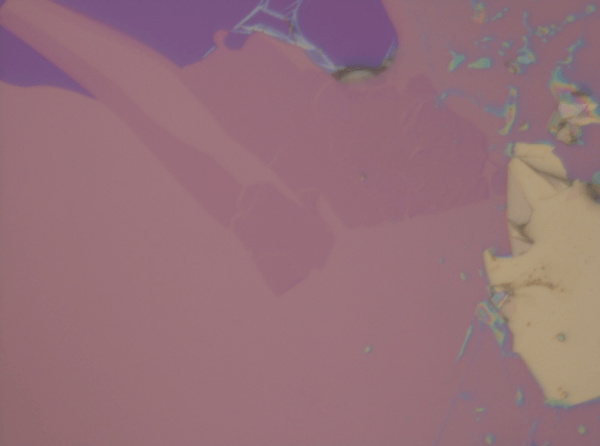
#> input picture imgs/gr1.png, 600 x 446 px
$ python -i identify.py   (imports and definitions only)   (older library calls are emulated)
#> lines starting #> are read from the running program, lines starting #| are printed output that depends on the picture; after the words box and inside, x2 and y2 are one past the last pixel; in counts of white or black regions, pixels touching at a corner belong together
import numpy as np
from scipy.misc import derivative
from scipy.ndimage import distance_transform_edt, filters, sobel
from scipy.optimize import least_squares
from scipy.signal import find_peaks
from skimage.color import rgb2gray
from skimage.feature import canny
from skimage.filters import gaussian, hessian
from skimage.future import graph
from skimage.measure import find_contours, approximate_polygon, grid_points_in_poly
from skimage.measure import label as im_label
from skimage.morphology import disk, binary_dilation, remove_small_objects, binary_closing
from skimage.segmentation import watershed, relabel_sequential
from skimage.transform import rescale


# [85 lines left out: functions smooth_with_mask, get_cdf, get_histogram, find_vignetting, not called in this run]


def make_poly(labelled, label, tol=2):
    contour = find_contours(labelled == label, 0)[0]
    return approximate_polygon(contour, tolerance=tol)


def fill_shape(labelled, label=1, tol=0):
    in_shape = grid_points_in_poly(labelled.shape[:2], make_poly(labelled, label, tol=tol))
    return np.where(in_shape, label, labelled)


# [9 lines left out: function peaks_and_valleys, not called in this run]


def prune(labelled, rel_threshold=0.0, abs_threshold=0, default=0):
    """
    Prunes area of a labelled image by thresholding area
    :param labelled: Labelled image
    :param rel_threshold: Threshold for area of a labelled group relative to the largest label area
    :param abs_threshold: Absolute threshold for area of a labelled group
    :param default: Label to send areas below threshold to
    :return:
    """
    labels = np.array(list(set(labelled[labelled > 0])))
    label_freq = np.array([np.sum(labelled == l) for l in labels])
    valid_labels = labels[(label_freq >= abs_threshold) & (label_freq >= rel_threshold * label_freq.max())]
    kept = np.logical_or.reduce([labelled == label for label in valid_labels])
    offset = -default if default < 0 else 0
    labelled = np.where(kept, labelled, default) + offset
    return relabel_sequential(labelled)[0] - offset


def downscale_to(im, area_limit, multichannel=True):
#> called with area_limit = 200000, multichannel = True
    downscale_fac = 1 if np.prod(im.shape[:2]) < area_limit else np.sqrt(area_limit / np.prod(im.shape[:2]))
#> downscale_fac = 0.865
    return rescale(im, downscale_fac, multichannel=multichannel)


def get_groups(original):
    """
    Finds a segmentation of image by taking an oversegmentation produced by the Priority-Flood watershed and
    progressively reducing with a boundary region adjacency graph

    :param original: Original RGB image to segment
    :return: Segmented image. label = 0 represents an edge, label = -1 represents a pruned area
    """
    original = gaussian(original, sigma=1.5, multichannel=True)
    original = downscale_to(original, area_limit=2e5)
    g = original[:, :, 1]

    def weight_boundary(RAG, src, dst, n):
        default = {'weight': 0.0, 'count': 0}
        count_src = RAG[src].get(n, default)['count']
        count_dst = RAG[dst].get(n, default)['count']
        weight_src = RAG[src].get(n, default)['weight']
        weight_dst = RAG[dst].get(n, default)['weight']
        count = count_src + count_dst
        return {
            'count': count,
            'weight': (count_src * weight_src + count_dst * weight_dst) / count
        }

    greyscale = rgb2gray(original)
    gradient = np.hypot(sobel(greyscale, axis=0), sobel(greyscale, axis=1))
    segmentation1 = watershed(gradient, markers=400, mask=greyscale > 0.3)
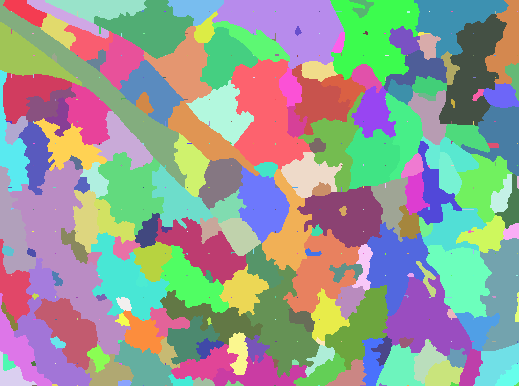
#> segmentation1: shape (386, 519) int64; 432 distinct labels, from 1 to 432; one colour per label, 0 black
    RAG = graph.rag_boundary(segmentation1, gradient)
    segmentation2 = graph.merge_hierarchical(segmentation1, RAG, thresh=5e-3, rag_copy=False,
                                             in_place_merge=True,
                                             merge_func=lambda *args: None,
                                             weight_func=weight_boundary)
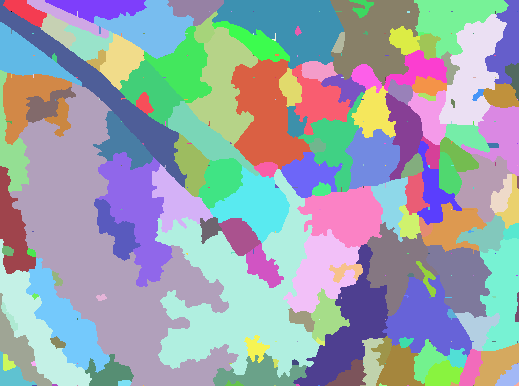
#> segmentation2: shape (386, 519) int64; 289 distinct labels, from 0 to 288; one colour per label, 0 black
    segmentation2[greyscale < 0.3] = -1
    segmentation2 = prune(segmentation2, abs_threshold=g.size / 1000, default=-1)
#> in prune, `labels = np.array(list(set(labelled[labelled > 0])))`: labels = 288 values from 1 to 288
#> in prune, `label_freq = np.array([np.sum(labelled == l) for l in labels])`: label_freq = 288 values, max 25190 at index 239, min 1 at index 9, mean 695.6
#> in prune, `valid_labels = labels[(label_freq >= abs_threshold) & (label_freq >= r..`: valid_labels = 107 values from 1 to 285
#> in prune, `kept = np.logical_or.reduce([labelled == label for label in valid_labe..`:
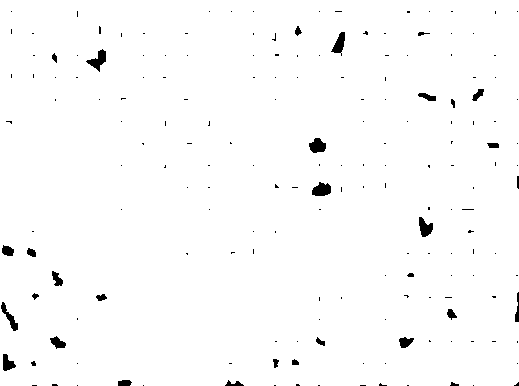
#> kept: shape (386, 519) bool; 98.5% white; 180 black regions (149 under 20 px), largest, box (x1, y1, x2, y2) and area: (86, 49, 106, 72) 200, (312, 182, 331, 196) 198, (309, 138, 326, 153) 183
#> in prune, `labelled = np.where(kept, labelled, default) + offset`:
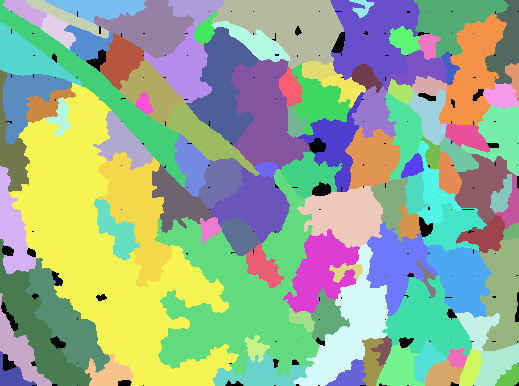
#> labelled: shape (386, 519) int64; 108 distinct labels, from 0 to 286; one colour per label, 0 black
#> in prune, `return relabel_sequential(labelled)[0] - offset`:
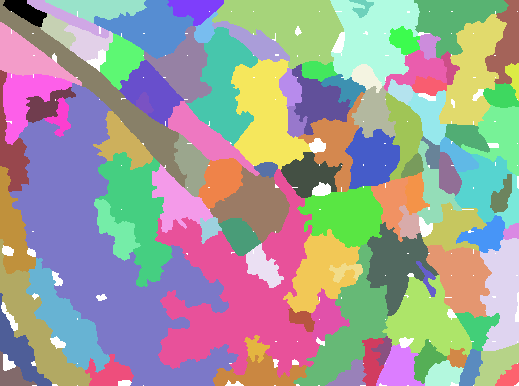
#> returned value: shape (386, 519) int64; 108 distinct labels, from -1 to 106; one colour per label, 0 black, -1 white
    counts, lo, hi = [], [], []
    for label in set(segmentation2[segmentation2 >= 0]):
        interior = distance_transform_edt(segmentation2 == label) >= 1.5
        if np.sum(interior) >= 0:
            counts.append(np.sum(interior))
            lo.append(np.percentile(gradient[interior], q=70))
            hi.append(np.percentile(gradient[interior], q=90))
#> this loop made 107 passes
#> after the loop, counts = 107 values, max 23305 at index 92, min 100 at index 77, mean 1571.1; hi = 107 values, max 0.161 at index 27, min 0.00468 at index 40, mean 0.035; lo = 107 values, max 0.118 at index 27, min 0.00341 at index 40, mean 0.0152

    edges = canny(greyscale, low_threshold=np.average(lo, weights=counts),
                  high_threshold=np.average(hi, weights=counts))
#> edges: shape (386, 519) bool; 3.2% white in thin lines or dots
    edges = binary_dilation(edges, disk(2))
#> edges: shape (386, 519) bool; 12.8% white; 29 white regions (1 under 20 px), largest, box (x1, y1, x2, y2) and area: (0, 0, 519, 354) 13830, (40, 0, 350, 82) 4729, (471, 32, 519, 131) 2162
    edges = binary_closing(edges, disk(5))
#> edges: shape (386, 519) bool; 16.2% white; 11 white regions, largest, box (x1, y1, x2, y2) and area: (0, 0, 519, 386) 31330, (409, 350, 421, 367) 152, (352, 124, 370, 138) 141
    edges = remove_small_objects(edges, g.size / 1000)
#> edges: shape (386, 519) bool; 15.6% white; 2 white regions, box (x1, y1, x2, y2) and area: (0, 0, 519, 354) 31071, (457, 355, 477, 386) 256
    edges = edges[1:-1, 1:-1]
#> edges: shape (384, 517) bool; 15.7% white; 2 white regions, box (x1, y1, x2, y2) and area: (0, 0, 517, 353) 30924, (456, 354, 476, 384) 238
    edges = np.pad(edges, pad_width=1, mode='constant', constant_values=1)
#> edges: shape (386, 519) bool; 16.5% white; 1 white region, box (x1, y1, x2, y2) and area: (0, 0, 519, 386) 32968
    groups = im_label(edges, background=1, connectivity=1)
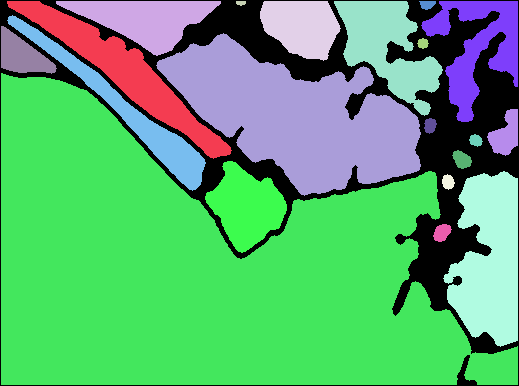
#> groups: shape (386, 519) int32; 21 distinct labels, from 0 to 20; one colour per label, 0 black
    groups = prune(groups, abs_threshold=g.size / 1000)
#> call 2 of prune, with rel_threshold = 0, abs_threshold = 200.3, default = 0
#> in prune (call 2), `labels = np.array(list(set(labelled[labelled > 0])))`: labels = 20 values from 1 to 20
#> in prune (call 2), `label_freq = np.array([np.sum(labelled == l) for l in labels])`: label_freq = 20 values, max 96501 at index 11, min 40 at index 2, mean 8368.3
#> in prune (call 2), `valid_labels = labels[(label_freq >= abs_threshold) & (label_freq >= r..`: valid_labels = [1, 2, 4, 5, 7, 8, 9, 10, 12, 13, 16, 17, 18, 20]
#> in prune (call 2), `kept = np.logical_or.reduce([labelled == label for label in valid_labe..`: kept: shape (386, 519) bool; 83.2% white; 1 black region, box (x1, y1, x2, y2) and area: (0, 0, 519, 386) 33638
#> in prune (call 2), `labelled = np.where(kept, labelled, default) + offset`: labelled: shape (386, 519) int32; 15 distinct labels, from 0 to 20
#> in prune (call 2), `return relabel_sequential(labelled)[0] - offset`:
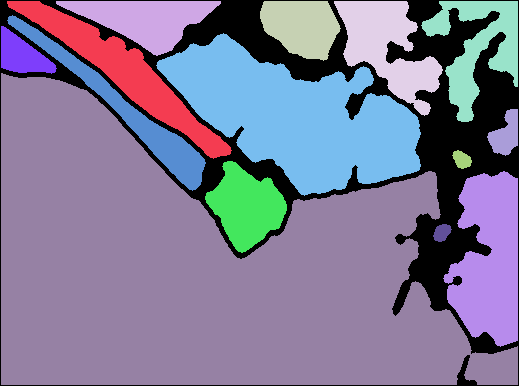
#> returned value: shape (386, 519) int32; 15 distinct labels, from 0 to 14; one colour per label, 0 black
    groups[greyscale < 0.15] = -2  # Ignore black areas due to mechanical vignetting
    return groups


# [40 lines left out: function monolayers, not called in this run]

>>> import cv2
>>> picture = cv2.cvtColor(cv2.imread('imgs/gr1.png'), cv2.COLOR_BGR2RGB)
>>> result = get_groups(picture)

$ run again, on imgs/gr2.png
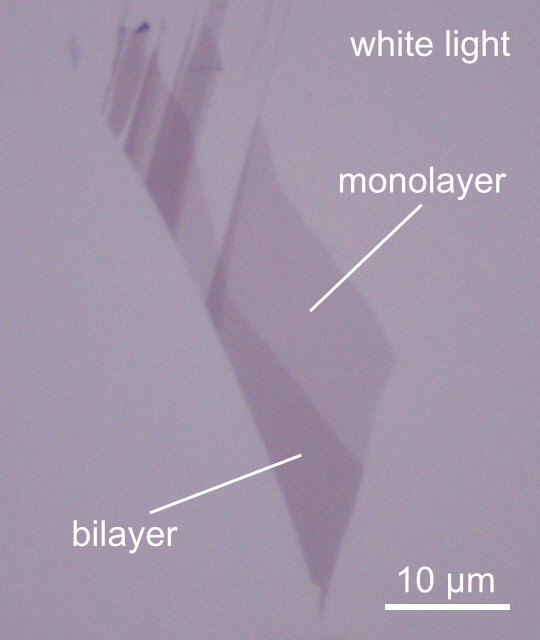
#> input picture imgs/gr2.png, 540 x 640 px
#> segmentation1: shape (487, 411) int64; 418 distinct labels, from 1 to 418
#> in get_groups, `segmentation2 = graph.merge_hierarchical(segmentation1, RAG, thresh=5e..`:
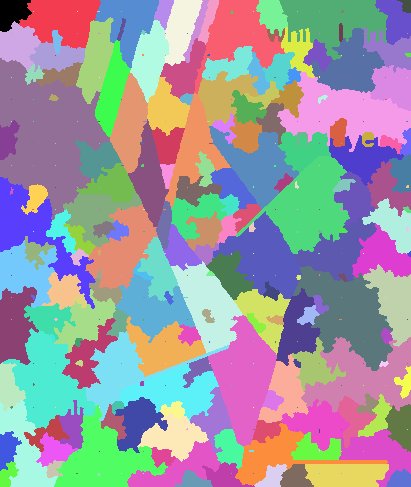
#> segmentation2: shape (487, 411) int64; 418 distinct labels, from 0 to 417; one colour per label, 0 black
#> labels = 417 values from 1 to 417
#> label_freq = 417 values, max 9819 at index 59, min 1 at index 2, mean 478.2
#> valid_labels = 139 values from 1 to 414
#> kept: shape (487, 411) bool; 97.7% white; 279 black regions (241 under 20 px), largest, box (x1, y1, x2, y2) and area: (0, 0, 32, 32) 730, (247, 313, 266, 333) 186, (333, 179, 356, 192) 182
#> labelled: shape (487, 411) int64; 140 distinct labels, from 0 to 415
#> the loop in get_groups, `for label in set(segmentation2[segmentation2 >= 0]):` made 139 passes
#> after the loop in get_groups, `for label in set(segmentation2[segmentation2 >= 0]):`: counts = 139 values, max 8925 at index 26, min 116 at index 25, mean 1150.3; hi = 139 values, max 0.653 at index 125, min 0.0122 at index 76, mean 0.0646; lo = 139 values, max 0.416 at index 41, min 0.00903 at index 76, mean 0.023
#> groups: shape (487, 411) int32; 10 distinct labels, from 0 to 9
#> labels = [1, 2, 3, 4, 5, 6, 7, 8, 9]
#> label_freq = [147550, 35, 776, 323, 1036, 1644, 12558, 1274, 7740]
#> valid_labels = [1, 3, 4, 5, 6, 7, 8, 9]
#> kept: shape (487, 411) bool; 86.4% white; 3 black regions, box (x1, y1, x2, y2) and area: (0, 0, 411, 487) 21853, (291, 428, 391, 467) 2783, (264, 20, 390, 51) 2620
#> labelled: shape (487, 411) int32; 9 distinct labels, from 0 to 9
#> in prune (call 2), `return relabel_sequential(labelled)[0] - offset`:
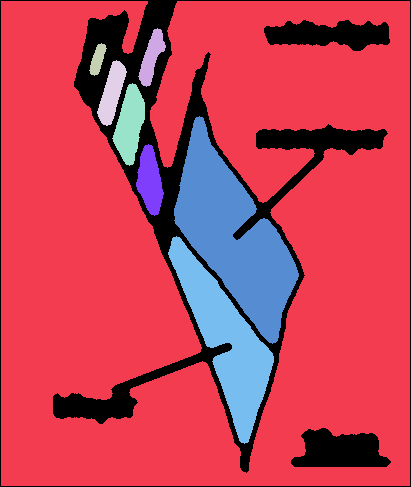
#> returned value: shape (487, 411) int32; 9 distinct labels, from 0 to 8; one colour per label, 0 black

$ run again, on imgs/gr3.png
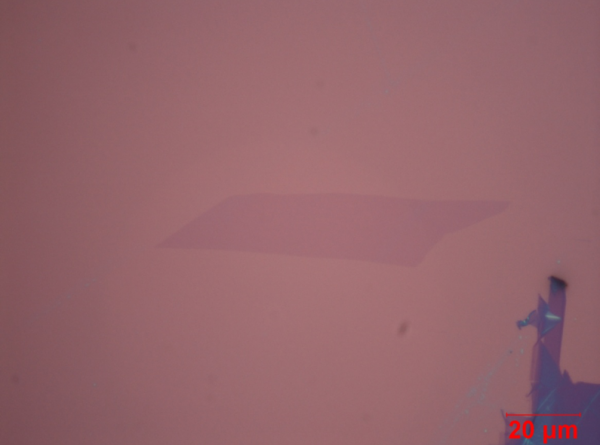
#> input picture imgs/gr3.png, 600 x 445 px
#> segmentation1: shape (385, 519) int64; 402 distinct labels, from 0 to 405
#> in get_groups, `segmentation2[greyscale < 0.3] = -1`:
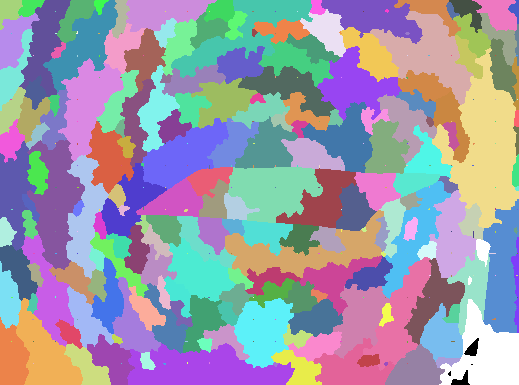
#> segmentation2: shape (385, 519) int64; 364 distinct labels, from -1 to 362; one colour per label, 0 black, -1 white
#> labels = 362 values from 1 to 362
#> label_freq = 362 values, max 7590 at index 84, min 1 at index 13, mean 540.3
#> valid_labels = 156 values from 1 to 352
#> kept: shape (385, 519) bool; 95.9% white; 202 black regions (173 under 20 px), largest, box (x1, y1, x2, y2) and area: (436, 299, 519, 385) 4116, (512, 110, 519, 191) 366, (476, 239, 496, 267) 263
#> labelled: shape (385, 519) int64; 157 distinct labels, from 0 to 353
#> after the loop in get_groups, `for label in set(segmentation2[segmentation2 >= 0]):`: counts = 156 values, max 6769 at index 43, min 120 at index 86, mean 999.9; hi = 156 values, max 0.153 at index 2, min 0.00509 at index 117, mean 0.0112; lo = 156 values, max 0.094 at index 2, min 0.00399 at index 117, mean 0.00636
#> groups: shape (385, 519) int32; 9 distinct labels, from 0 to 8
#> labels = [1, 2, 3, 4, 5, 6, 7, 8]
#> label_freq = [161039, 88, 10702, 1788, 271, 1993, 506, 204]
#> valid_labels = [1, 3, 4, 5, 6, 7, 8]
#> kept: shape (385, 519) bool; 88.3% white; 10 black regions, largest, box (x1, y1, x2, y2) and area: (0, 0, 519, 385) 14562, (132, 164, 443, 234) 3463, (48, 230, 109, 325) 1814
#> labelled: shape (385, 519) int32; 8 distinct labels, from 0 to 8
#> in prune (call 2), `return relabel_sequential(labelled)[0] - offset`:
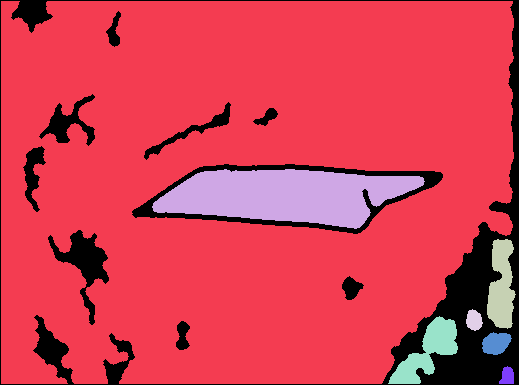
#> returned value: shape (385, 519) int32; 8 distinct labels, from 0 to 7; one colour per label, 0 black

$ run again, on imgs/gr5.png
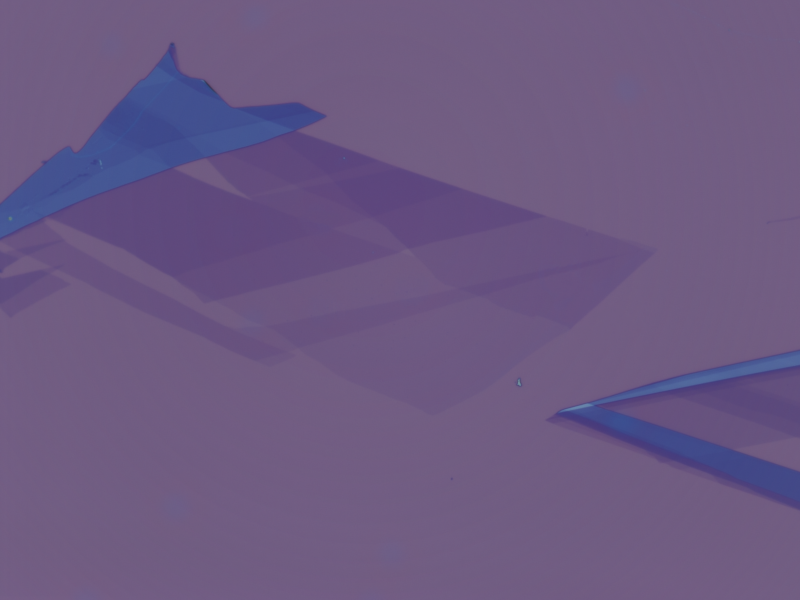
#> input picture imgs/gr5.png, 1600 x 1200 px (shown at 1/2 size)
#> segmentation1: shape (387, 516) int64; 407 distinct labels, from 0 to 414
#> labels = 264 values from 1 to 264
#> label_freq = 264 values, max 7478 at index 91, min 1 at index 1, mean 741.2
#> valid_labels = 152 values from 1 to 264
#> kept: shape (387, 516) bool; 97.3% white; 137 black regions (121 under 20 px), largest, box (x1, y1, x2, y2) and area: (359, 236, 516, 328) 2867, (80, 73, 119, 105) 555, (155, 67, 207, 82) 430
#> labelled: shape (387, 516) int64; 153 distinct labels, from 0 to 265
#> after the loop in get_groups, `for label in set(segmentation2[segmentation2 >= 0]):`: counts = 152 values, max 6671 at index 60, min 123 at index 91, mean 1030.5; hi = 152 values, max 0.178 at index 12, min 0.00506 at index 135, mean 0.0157; lo = 152 values, max 0.14 at index 12, min 0.00366 at index 62, mean 0.00742
#> groups: shape (387, 516) int32; 25 distinct labels, from 0 to 24
#> labels = 24 values from 1 to 24
#> label_freq = 24 values, max 134561 at index 0, min 40 at index 17, mean 6814.9
#> valid_labels = 20 values from 1 to 24
#> kept: shape (387, 516) bool; 81.7% white; 1 black region, box (x1, y1, x2, y2) and area: (0, 0, 516, 387) 36631
#> labelled: shape (387, 516) int32; 21 distinct labels, from 0 to 24
#> in prune (call 2), `return relabel_sequential(labelled)[0] - offset`:
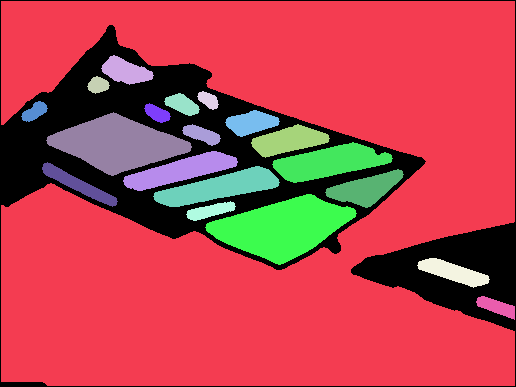
#> returned value: shape (387, 516) int32; 21 distinct labels, from 0 to 20; one colour per label, 0 black
